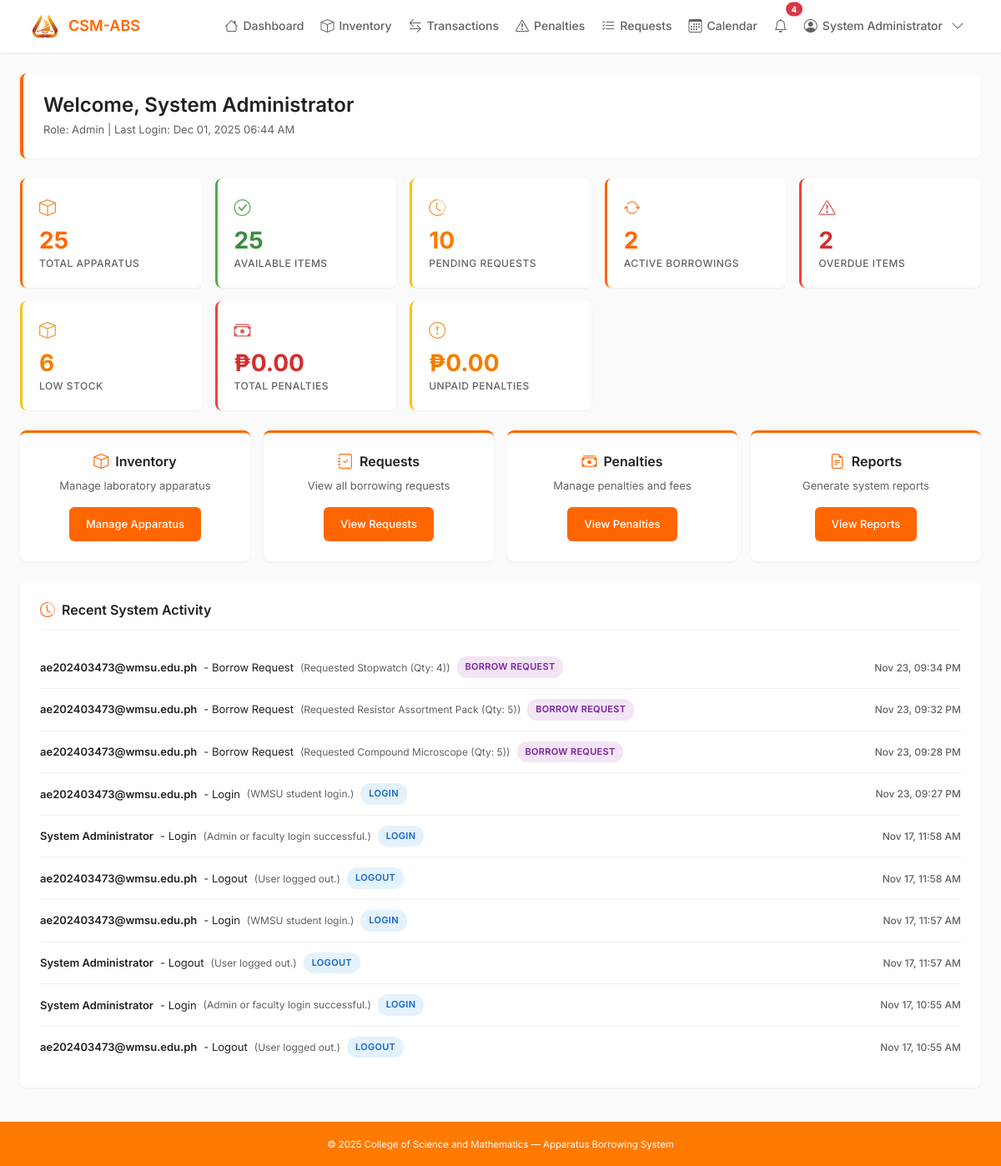
The page /dashboard.php (signed in) on the database as committed earlier.
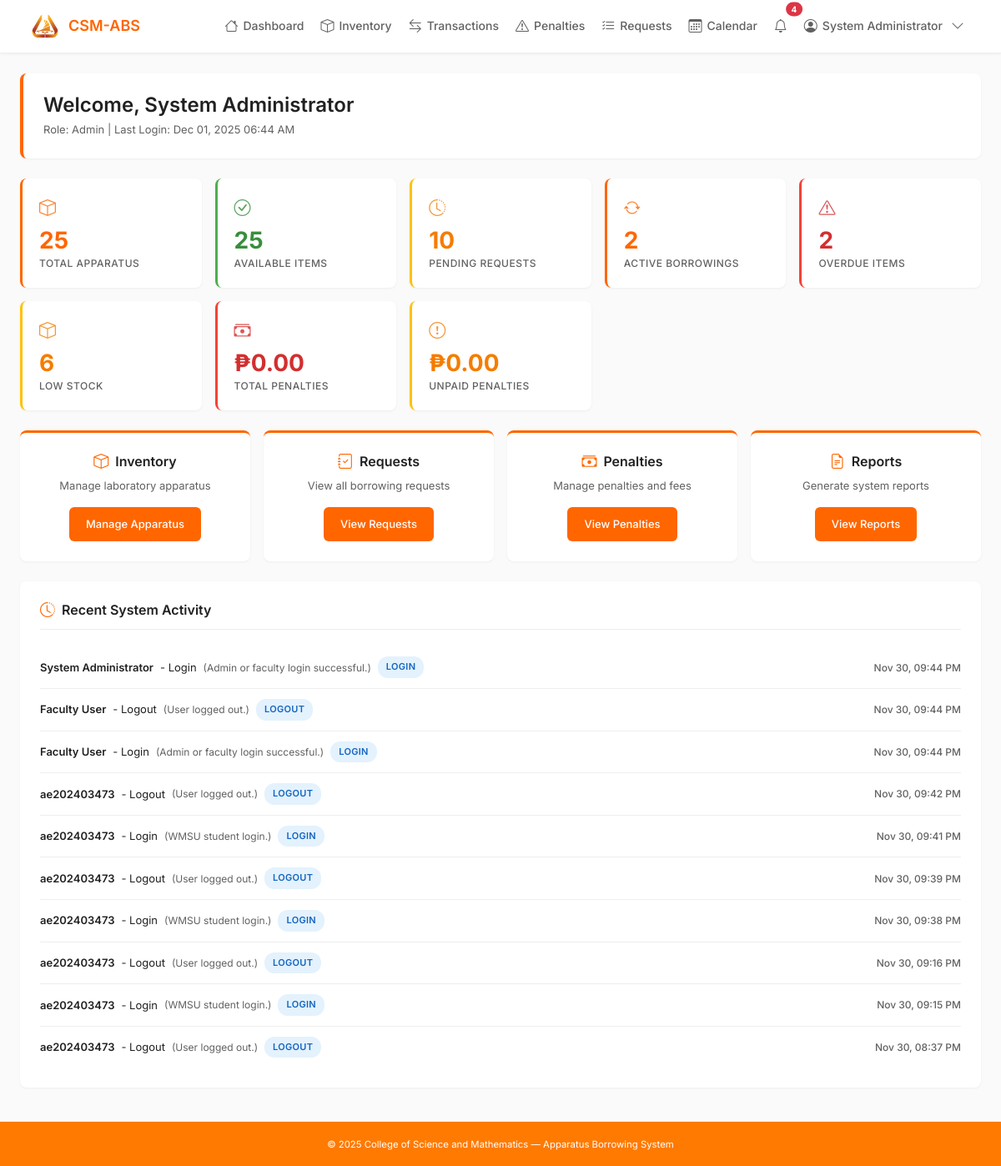
The same page on the database as committed later.
### tables this page shows
CREATE TABLE `activity_logs` (
  `log_id` int(11) NOT NULL,
  `user_id` int(11) DEFAULT NULL,
  `action` varchar(255) NOT NULL,
  `description` text DEFAULT NULL,
  `timestamp` datetime DEFAULT current_timestamp(),
  `ip_address` varchar(45) DEFAULT NULL
);

CREATE TABLE `users` (
  `user_id` int(11) NOT NULL,
  `first_name` varchar(50) NOT NULL,
  `last_name` varchar(50) NOT NULL,
  `middle_initial` char(1) DEFAULT NULL,
  `username` varchar(50) NOT NULL,
  `password` varchar(255) NOT NULL,
  `role` enum('admin','faculty','student','assistant') NOT NULL,
  `full_name` varchar(100) DEFAULT NULL,
  `email` varchar(100) DEFAULT NULL
);

### dashboard.php (the view, shortened to what the changed rows need)
<?php
require_once __DIR__ . '/includes/header.php';
$role = $_SESSION['role'] ?? 'guest';
$full_name = htmlspecialchars($_SESSION['full_name'] ?? 'User');
if ($role === 'admin' || $role === 'assistant') {
    $recent_activities = mysqli_query($conn, "
        SELECT l.*, u.full_name, u.email
        FROM activity_logs l
        LEFT JOIN users u ON l.user_id = u.user_id
        ORDER BY l.timestamp DESC
        LIMIT 10
    ");
}
?>
<div class="page-header">
    <h1>Welcome, <?= $full_name; ?></h1>
</div>
<?php if (($role === 'admin' || $role === 'assistant') && isset($recent_activities)): ?>
<div class="activity-section">
    <?php while ($activity = mysqli_fetch_assoc($recent_activities)): ?>
    <div class="activity-item">
        <div class="activity-text">
            <strong><?= htmlspecialchars($activity['full_name'] ?? $activity['email'] ?? 'Unknown'); ?></strong>
            <span>- <?= htmlspecialchars($activity['action']); ?></span>
            <?php if ($activity['description']): ?>
                <small>(<?= htmlspecialchars($activity['description']); ?>)</small>
            <?php endif; ?>
            <?php
            $action_lower = strtolower($activity['action']);
            $badge_class = 'badge-login';
            if (strpos($action_lower, 'request') !== false) $badge_class = 'badge-request';
            elseif (strpos($action_lower, 'approve') !== false) $badge_class = 'badge-approve';
            elseif (strpos($action_lower, 'reject') !== false) $badge_class = 'badge-reject';
            ?>
            <span class="activity-badge <?= $badge_class; ?>"><?= htmlspecialchars($activity['action']); ?></span>
        </div>
        <div class="activity-time">
            <?= date('M d, h:i A', strtotime($activity['timestamp'])); ?>
        </div>
    </div>
    <?php endwhile; ?>
</div>
<?php endif; ?>
<?php require_once __DIR__ . '/includes/footer.php'; ?>

Rows that differ between the two databases and show on the page:
no longer on this page (row unchanged): activity_logs: user.email "ae202403473@wmsu.edu.ph", action "Borrow Request", description "Requested Stopwatch (Qty: 4)", action "BORROW REQUEST", timestamp "Nov 23, 09:34 PM"
no longer on this page (row unchanged): activity_logs: user.email "ae202403473@wmsu.edu.ph", action "Borrow Request", description "Requested Resistor Assortment Pack (Qty: 5)", action "BORROW REQUEST", timestamp "Nov 23, 09:32 PM"
no longer on this page (row unchanged): activity_logs: user.email "ae202403473@wmsu.edu.ph", action "Borrow Request", description "Requested Compound Microscope (Qty: 5)", action "BORROW REQUEST", timestamp "Nov 23, 09:28 PM"
no longer on this page (row unchanged): activity_logs: user.email "ae202403473@wmsu.edu.ph", action "Login", description "WMSU student login.", action "LOGIN", timestamp "Nov 23, 09:27 PM"
no longer on this page (row unchanged): activity_logs: user.full_name "System Administrator", action "Login", description "Admin or faculty login successful.", action "LOGIN", timestamp "Nov 17, 11:58 AM"
no longer on this page (row unchanged): activity_logs: user.email "ae202403473@wmsu.edu.ph", action "Logout", description "User logged out.", action "LOGOUT", timestamp "Nov 17, 11:58 AM"
no longer on this page (row unchanged): activity_logs: user.email "ae202403473@wmsu.edu.ph", action "Login", description "WMSU student login.", action "LOGIN", timestamp "Nov 17, 11:57 AM"
no longer on this page (row unchanged): activity_logs: user.full_name "System Administrator", action "Logout", description "User logged out.", action "LOGOUT", timestamp "Nov 17, 11:57 AM"
no longer on this page (row unchanged): activity_logs: user.full_name "System Administrator", action "Login", description "Admin or faculty login successful.", action "LOGIN", timestamp "Nov 17, 10:55 AM"
no longer on this page (row unchanged): activity_logs: user.email "ae202403473@wmsu.edu.ph", action "Logout", description "User logged out.", action "LOGOUT", timestamp "Nov 17, 10:55 AM"
added activity_logs: user.full_name "System Administrator", action "Login", description "Admin or faculty login successful.", action "LOGIN", timestamp "Nov 30, 09:44 PM"
added activity_logs: user.full_name "Faculty User", action "Logout", description "User logged out.", action "LOGOUT", timestamp "Nov 30, 09:44 PM"
added activity_logs: user.full_name "Faculty User", action "Login", description "Admin or faculty login successful.", action "LOGIN", timestamp "Nov 30, 09:44 PM"
added activity_logs: user.full_name "ae202403473", action "Logout", description "User logged out.", action "LOGOUT", timestamp "Nov 30, 09:42 PM"
added activity_logs: user.full_name "ae202403473", action "Login", description "WMSU student login.", action "LOGIN", timestamp "Nov 30, 09:41 PM"
added activity_logs: user.full_name "ae202403473", action "Logout", description "User logged out.", action "LOGOUT", timestamp "Nov 30, 09:39 PM"
added activity_logs: user.full_name "ae202403473", action "Login", description "WMSU student login.", action "LOGIN", timestamp "Nov 30, 09:38 PM"
added activity_logs: user.full_name "ae202403473", action "Logout", description "User logged out.", action "LOGOUT", timestamp "Nov 30, 09:16 PM"
added activity_logs: user.full_name "ae202403473", action "Login", description "WMSU student login.", action "LOGIN", timestamp "Nov 30, 09:15 PM"
added activity_logs: user.full_name "ae202403473", action "Logout", description "User logged out.", action "LOGOUT", timestamp "Nov 30, 08:37 PM"
